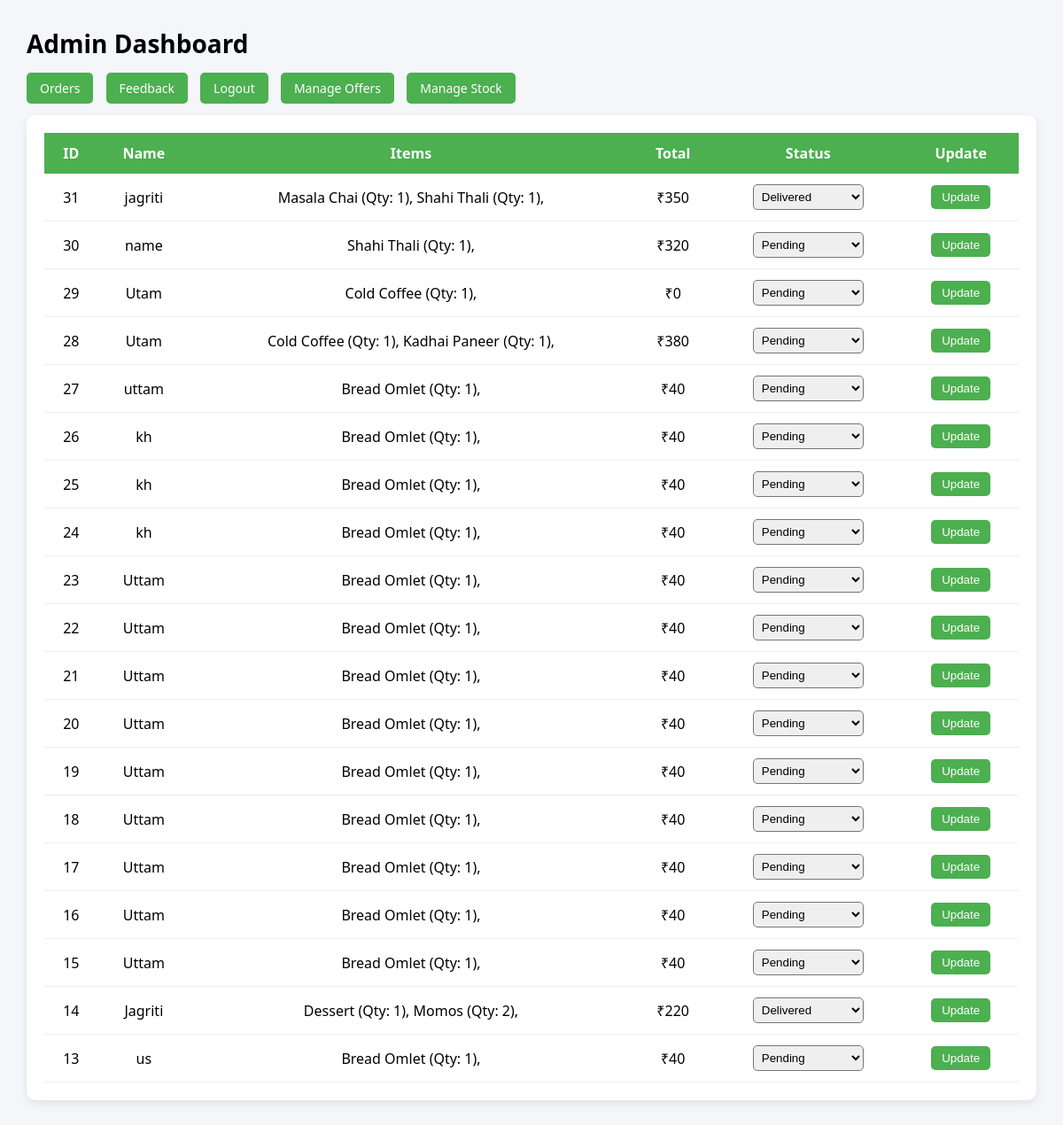
The app's page /admin_orders.php (signed in) with its own data.
### tables this page shows
CREATE TABLE `orders` (
  `id` int(11) NOT NULL,
  `customer_name` varchar(100) DEFAULT NULL,
  `email` varchar(100) DEFAULT NULL,
  `phone` varchar(20) DEFAULT NULL,
  `address` text DEFAULT NULL,
  `items` text DEFAULT NULL,
  `total_amount` int(11) DEFAULT NULL,
  `payment_method` varchar(20) DEFAULT NULL,
  `order_date` timestamp NOT NULL DEFAULT current_timestamp(),
  `status` varchar(50) DEFAULT 'Pending'
);

### admin_orders.php (the view, shortened to what this page needs)
<?php
$conn = new mysqli("localhost", "root", "", "restaurant_db");
$result = $conn->query("SELECT * FROM orders ORDER BY id DESC");
?>
<!DOCTYPE html>
<html>
<head>
</head>
<body>
<div class="dashboard-title">Admin Dashboard</div>
<div class="topnav">
    <a href="admin_orders.php">Orders</a>
    <a href="admin_feedback.php">Feedback</a>
    <a href="admin_logout.php">Logout</a>
    <a href="admin_offers.php">Manage Offers</a>
    <a href="admin_stock.php">Manage Stock</a>
</div>
<div class="card">
<table>
<tr>
    <th>ID</th>
    <th>Name</th>
    <th>Items</th>
    <th>Total</th>
    <th>Status</th>
    <th>Update</th>
</tr>
<?php if ($result && $result->num_rows > 0): ?>
<?php while($row = $result->fetch_assoc()): ?>
<tr>
    <td><?php echo $row['id']; ?></td>
    <td><?php echo $row['customer_name']; ?></td>
    <td><?php echo $row['items']; ?></td>
    <td>₹<?php echo $row['total_amount']; ?></td>
    <td>
        <form method="POST" style="display:inline;">
            <select name="status">
                <option value="Pending" <?php if($row['status']=="Pending") echo "selected"; ?>>Pending</option>
                <option value="Delivered" <?php if($row['status']=="Delivered") echo "selected"; ?>>Delivered</option>
            </select>
    </td>
    <td>
            <button class="update-btn" name="update">Update</button>
    </td>
</tr>
<?php endwhile; ?>
<?php else: ?>
<tr>
    <td colspan="6">No orders found</td>
</tr>
<?php endif; ?>
</table>
</div>
</body>
</html>

### admin_orders.php (style rules this page uses)
body { font-family: 'Segoe UI', sans-serif; background:#f4f6f9; margin:0; padding:30px; }
.dashboard-title { font-size:28px; font-weight:600; margin-bottom:20px; }
.topnav { margin-bottom:20px; }
.topnav a { text-decoration:none; background:#4CAF50; color:white; padding:8px 15px; border-radius:5px; margin-right:10px; font-size:14px; }
.card { background:white; padding:20px; border-radius:10px; box-shadow:0 4px 10px rgba(0,0,0,0.08); }
table { width:100%; border-collapse:collapse; }
th { background:#4CAF50; color:white; padding:12px; text-align:center; }
td { padding:12px; text-align:center; border-bottom:1px solid #eee; }
select { padding:5px; border-radius:5px; }
.update-btn { background:#4CAF50; color:white; border:none; padding:6px 12px; border-radius:5px; cursor:pointer; }

### records on screen
orders: id "31", customer_name "jagriti", items "Masala Chai (Qty: 1), Shahi Thali (Qty: 1),", total_amount "350", status "Delivered"
orders: id "30", customer_name "name", items "Shahi Thali (Qty: 1),", total_amount "320", status "Pending"
orders: id "29", customer_name "Utam", items "Cold Coffee (Qty: 1),", total_amount "0", status "Pending"
orders: id "28", customer_name "Utam", items "Cold Coffee (Qty: 1), Kadhai Paneer (Qty: 1),", total_amount "380", status "Pending"
orders: id "27", customer_name "uttam", items "Bread Omlet (Qty: 1),", total_amount "40", status "Pending"
orders: id "26", customer_name "kh", items "Bread Omlet (Qty: 1),", total_amount "40", status "Pending"
orders: id "25", customer_name "kh", items "Bread Omlet (Qty: 1),", total_amount "40", status "Pending"
orders: id "24", customer_name "kh", items "Bread Omlet (Qty: 1),", total_amount "40", status "Pending"
orders: id "23", customer_name "Uttam", items "Bread Omlet (Qty: 1),", total_amount "40", status "Pending"
orders: id "22", customer_name "Uttam", items "Bread Omlet (Qty: 1),", total_amount "40", status "Pending"
orders: id "21", customer_name "Uttam", items "Bread Omlet (Qty: 1),", total_amount "40", status "Pending"
orders: id "20", customer_name "Uttam", items "Bread Omlet (Qty: 1),", total_amount "40", status "Pending"
orders: id "19", customer_name "Uttam", items "Bread Omlet (Qty: 1),", total_amount "40", status "Pending"
orders: id "18", customer_name "Uttam", items "Bread Omlet (Qty: 1),", total_amount "40", status "Pending"
orders: id "17", customer_name "Uttam", items "Bread Omlet (Qty: 1),", total_amount "40", status "Pending"
orders: id "16", customer_name "Uttam", items "Bread Omlet (Qty: 1),", total_amount "40", status "Pending"
orders: id "15", customer_name "Uttam", items "Bread Omlet (Qty: 1),", total_amount "40", status "Pending"
orders: id "14", customer_name "Jagriti", items "Dessert (Qty: 1), Momos (Qty: 2),", total_amount "220", status "Delivered"
orders: id "13", customer_name "us", items "Bread Omlet (Qty: 1),", total_amount "40", status "Pending"
